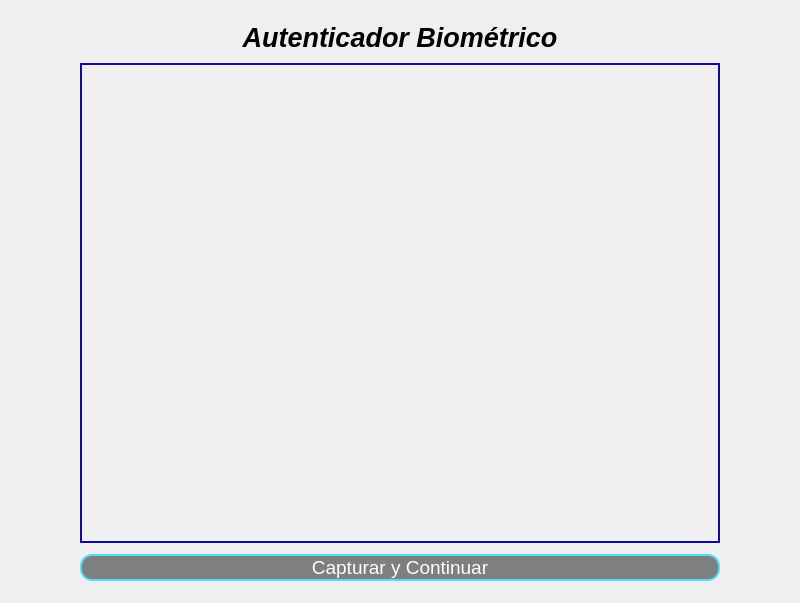
<?xml version="1.0" encoding="UTF-8"?>
<ui version="4.0">
 <class>ventana_autenticador</class>
 <widget class="QMainWindow" name="ventana_autenticador">
  <property name="geometry">
   <rect>
    <x>0</x>
    <y>0</y>
    <width>800</width>
    <height>603</height>
   </rect>
  </property>
  <property name="windowTitle">
   <string>MainWindow</string>
  </property>
  <widget class="QWidget" name="centralwidget">
   <layout class="QGridLayout" name="gridLayout">
    <item row="0" column="1">
     <widget class="QWidget" name="widget" native="true">
      <property name="sizePolicy">
       <sizepolicy hsizetype="Expanding" vsizetype="Expanding">
        <horstretch>0</horstretch>
        <verstretch>0</verstretch>
       </sizepolicy>
      </property>

      <layout class="QGridLayout" name="gridLayout_2">
       <item row="8" column="1">
        <widget class="QPushButton" name="boton_guardar_foto">
         <property name="sizePolicy">
          <sizepolicy hsizetype="Expanding" vsizetype="Expanding">
           <horstretch>0</horstretch>
           <verstretch>0</verstretch>
          </sizepolicy>
         </property>
         <property name="font">
          <font>
           <family>Arial</family>
           <pointsize>14</pointsize>
          </font>
         </property>
         <property name="cursor">
          <cursorShape>PointingHandCursor</cursorShape>
         </property>
         <property name="styleSheet">
          <string notr="true">QPushButton{
    background-color: rgba(0,0,0,120);
    color: white;
    border: 2px solid #4fdfff;
    border-radius: 12px;
    font-size: 14pt;
}

QPushButton:hover {
    background-color: rgba(0, 212, 255, 0.3); 
    border: 2px solid #ffffff; 
}

QPushButton:pressed {
    background-color: #00d4ff; 
    color: black;
}</string>
         </property>
         <property name="text">
          <string>Capturar y Continuar</string>
         </property>
        </widget>
       </item>
       <item row="2" column="1">
        <widget class="QLabel" name="lbltitulo">
         <property name="sizePolicy">
          <sizepolicy hsizetype="Expanding" vsizetype="Expanding">
           <horstretch>0</horstretch>
           <verstretch>0</verstretch>
          </sizepolicy>
         </property>
         <property name="font">
          <font>
           <family>Arial</family>
           <pointsize>12</pointsize>
          </font>
         </property>
         <property name="text">
          <string>&lt;html&gt;&lt;head/&gt;&lt;body&gt;&lt;p align=&quot;center&quot;&gt;&lt;span style=&quot; font-size:20pt; font-weight:700; font-style:italic;&quot;&gt;Autenticador Biométrico&lt;/span&gt;&lt;/p&gt;&lt;/body&gt;&lt;/html&gt;</string>
         </property>
        </widget>
       </item>
       <item row="4" column="1">
        <spacer name="verticalSpacer">
         <property name="orientation">
          <enum>Qt::Vertical</enum>
         </property>
         <property name="sizeHint" stdset="0">
          <size>
           <width>20</width>
           <height>40</height>
          </size>
         </property>
        </spacer>
       </item>
       <item row="1" column="1">
        <spacer name="verticalSpacer_3">
         <property name="orientation">
          <enum>Qt::Vertical</enum>
         </property>
         <property name="sizeHint" stdset="0">
          <size>
           <width>20</width>
           <height>40</height>
          </size>
         </property>
        </spacer>
       </item>
       <item row="6" column="1">
        <widget class="QLabel" name="visualizador_camara">
         <property name="sizePolicy">
          <sizepolicy hsizetype="Expanding" vsizetype="Expanding">
           <horstretch>0</horstretch>
           <verstretch>0</verstretch>
          </sizepolicy>
         </property>
         <property name="minimumSize">
          <size>
           <width>640</width>
           <height>480</height>
          </size>
         </property>
         <property name="styleSheet">
          <string notr="true">border: 2px solid rgb(15, 10, 154);</string>
         </property>
         <property name="text">
          <string/>
         </property>
         <property name="scaledContents">
          <bool>true</bool>
         </property>
         <property name="alignment">
          <set>Qt::AlignCenter</set>
         </property>
        </widget>
       </item>
       <item row="7" column="1">
        <spacer name="verticalSpacer_2">
         <property name="orientation">
          <enum>Qt::Vertical</enum>
         </property>
         <property name="sizeHint" stdset="0">
          <size>
           <width>20</width>
           <height>40</height>
          </size>
         </property>
        </spacer>
       </item>
       <item row="8" column="2">
        <spacer name="horizontalSpacer_2">
         <property name="orientation">
          <enum>Qt::Horizontal</enum>
         </property>
         <property name="sizeHint" stdset="0">
          <size>
           <width>761</width>
           <height>20</height>
          </size>
         </property>
        </spacer>
       </item>
       <item row="8" column="0">
        <spacer name="horizontalSpacer">
         <property name="orientation">
          <enum>Qt::Horizontal</enum>
         </property>
         <property name="sizeHint" stdset="0">
          <size>
           <width>540</width>
           <height>20</height>
          </size>
         </property>
        </spacer>
       </item>
       <item row="2" column="0">
        <spacer name="horizontalSpacer_4">
         <property name="orientation">
          <enum>Qt::Horizontal</enum>
         </property>
         <property name="sizeHint" stdset="0">
          <size>
           <width>761</width>
           <height>20</height>
          </size>
         </property>
        </spacer>
       </item>
       <item row="2" column="2">
        <spacer name="horizontalSpacer_3">
         <property name="orientation">
          <enum>Qt::Horizontal</enum>
         </property>
         <property name="sizeHint" stdset="0">
          <size>
           <width>761</width>
           <height>20</height>
          </size>
         </property>
        </spacer>
       </item>
       <item row="11" column="1">
        <spacer name="verticalSpacer_4">
         <property name="orientation">
          <enum>Qt::Vertical</enum>
         </property>
         <property name="sizeHint" stdset="0">
          <size>
           <width>20</width>
           <height>40</height>
          </size>
         </property>
        </spacer>
       </item>
      </layout>
     </widget>
    </item>
   </layout>
  </widget>
 </widget>
 <resources>
  <include location="autenticador_fondo.qrc"/>
 </resources>
 <connections/>
</ui>
